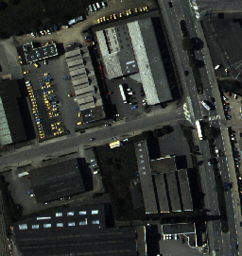
#> input picture TME8/Base/Aeriennes24.png, 242 x 256 px, given in place of paysages67.png, which was not available
$ jupyter execute --allow-errors TME8.ipynb   (text cells are left out)
#> lines starting #> are read from the running program, lines starting #| are printed output that depends on the picture; pictures that were not available may be replaced by others from this repository, and a replacement may not be noted
[cell 1]
# Load useful library

from PIL import Image
import matplotlib.pyplot as plt
import numpy as np
import scipy.signal
import scipy.ndimage
from skimage.color import rgb2hsv, hsv2rgb

# Usefull functions
def setColors(nH, nS, nV):
    """ int**3 -> Array[nH*nS*nV,3]*Array[nH,nS,nV,3]
        computes an RGB palette from a sampling of HSV values
    """
    pal1 = np.zeros((nH*nS*nV, 3))
    pal2 = np.zeros((nH, nS, nV, 3))
    tH, tS, tV = 1/(2*nH), 1/(2*nS), 1/(2*nV)

    idx = 0
    for i in range(nH):
        for j in range(nS):
            for k in range(nV):
                HSVval = np.array([[[i/nH + tH, j/nS + tS, k/nV + tV]]])
                pal1[idx, :] = hsv2rgb(HSVval)*255
                pal2[i, j, k, :] = hsv2rgb(HSVval)*255
                idx += 1
    return pal1, pal2

def viewQuantizedImage(I,pal):
    """ Array*Array -> Array
        Display an indexed image with colors according to pal
    """
    Iview = np.empty(I.shape)
    n, m, c = I.shape
    for i in range(n):
        for j in range(m):
            h, s, v = I[i, j, :]
            Iview[i, j, :] = pal[ int(h), int(s), int(v), :]
    print( Iview.max())
    plt.imshow(Iview/255)
    plt.show()

def display5mainColors(histo, pal):
    """ Array*Array -> NoneType
        Display the 5 main colors in histo
    """
    idx = np.argsort(histo)
    idx = idx[::-1]
    K = 5
    for i in range (K):
        Ia = np.zeros((1, 1, 3), dtype=np.uint8)
        Ia[0,0,0] = pal[idx[i], 0]
        Ia[0,0,1] = pal[idx[i], 1]
        Ia[0,0,2] = pal[idx[i], 2]
        plt.subplot(1, K, i+1)
        plt.imshow(Ia)
        plt.axis('off')
    plt.show()

def display20bestMatches(S, indexQuery):
    """ Array*int -> NoneType
    """
    L = S[indexQuery, :]
    Idx = np.argsort(L)[::-1]
    cpt = 1
    plt.figure(figsize=(15, 10))
    for idx in Idx[:20]:
        plt.subplot(5, 4, cpt)
        indexQuery = idx
        imageName = (pathImage+listImage[indexQuery]).strip()
        plt.imshow(np.array(Image.open(imageName))/255.)
        plt.title(listImage[indexQuery])
        plt.axis('off')
        cpt += 1
    plt.show()

[cell 2]
def quantize(v, K):
    # Vérifier que la valeur v est dans la plage [0, 1]
    if v < 0 or v > 1:
        raise ValueError("La valeur v doit être dans la plage [0, 1]")

    # Calculer la taille de chaque intervalle
    interval_size = 1 / K

    # Quantifier la valeur v en fonction de l'intervalle
    quantized_interval = int(v / interval_size)

    # Retourner le résultat en s'assurant que la valeur est dans la plage correcte
    return min(quantized_interval, K-1)

# You can test your function with the following lines:
h = np.zeros((8))
for i in range(256):
    h[quantize(i/255.,8)] += 1
print(h)
assert (h == 32*np.ones((8))).all()

[cell 3]
def quantizeImage(I, Nh, Ns, Nv):
    n, m, c = I.shape
    Iq = np.zeros((n, m, 3), dtype=int)
    histo = np.zeros((Nh, Ns, Nv), dtype=int)

    for i in range(n):
        for j in range(m):
            h, s, v = I[i, j, :]
            hq = quantize(h, Nh)
            sq = quantize(s, Ns)
            vq = quantize(v, Nv)
            Iq[i, j, :] = np.array([hq, sq, vq])
            histo[hq, sq, vq] += 1

    return Iq, histo

[cell 4]
def NormalizeHistL2(histo):
    """ Array -> Array"""
    l2_norm = np.linalg.norm(histo, 2)
    normalized_histo = histo / l2_norm
    return normalized_histo

[cell 5]
def hsv_image(name,H,S,V):
#> called with name = 'paysages67.png', H = 12, S = 3, V = 8
    PathImage = './Base/'
    nom = name

    # quantization parameters
    nH = H
    nS = S
    nV = V


    filename= nom;
    I = np.array(Image.open(PathImage + filename))
#> I is the input picture: shape (256, 242, 3); mean R, G, B 50.7, 54.3, 49.8
    I = I / 255.  # I values range in [0,1]
    plt.figure();
    plt.imshow(I);
    plt.title("Image original")
    plt.show()

    # conversion RGB->HSV
    J = rgb2hsv(I)
#> J: shape (256, 242, 3) float64; mean of channels 0, 1, 2 0.375, 0.179, 0.219

    # color palette computation
    palette, palette2 = setColors( nH, nS , nV );

    # Image quantization (your function)
    Iq, histo = quantizeImage(J, nH, nS, nV)
#> after the loop in quantizeImage, `for i in range(n):`: Iq: shape (256, 242, 3) int64; mean of channels 0, 1, 2 4.14, 0.126, 1.26

    # Visualisation of quantized image
    plt.figure();
    plt.title("Quantized Image")
    viewQuantizedImage(Iq , palette2)
#> after the loop in viewQuantizedImage, `for i in range(n):`: Iview: shape (256, 242, 3) float64; mean of channels 0, 1, 2 49.2, 54.2, 48.8
#| 239.0625

    # flat a 3D histogram to 1D
    histo = histo.flat

    # Histogram normalization (your function)
    histo = NormalizeHistL2(histo)

    plt.figure()
    plt.plot(histo)
    plt.title("hist")
    plt.show()
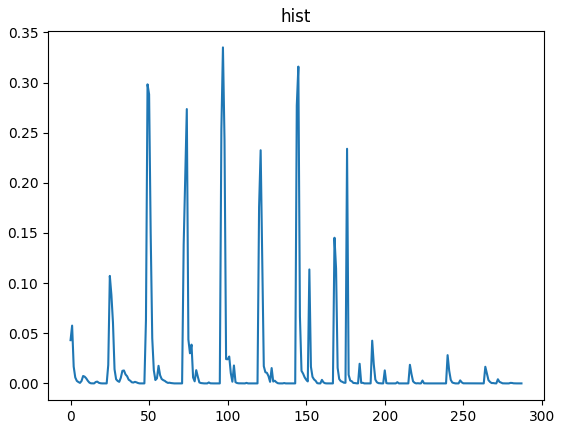
#> figure drawn by matplotlib, 1 panel; curve peaks at x = 97, y = 0.335

    ## Determine 5 more frequent colors
    idx_most_prevalent = (-histo).argsort()[:5]
    hsv_most_prevalent = [np.unravel_index(idx,( nH, nS , nV )) for idx in idx_most_prevalent]


    print("Top 5 colors :")
    display5mainColors(histo, palette)
#> in display5mainColors, `plt.show()`:
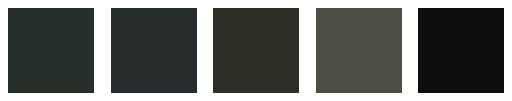
#> figure drawn by matplotlib, 5 panels

    print(hsv_most_prevalent)
#| [(4, 0, 1), (6, 0, 1), (2, 0, 1), (2, 0, 2), (6, 0, 0)]

[cell 6]
hsv_image('paysages67.png', 12,3,8)

[cell 7]
hsv_image('paysages67.png', 5,5,5)
#> call 2 of hsv_image, with name = 'paysages67.png', H = 5, S = 5, V = 5
#> after the loop in quantizeImage (call 2), `for i in range(n):`: Iq: shape (256, 242, 3) int64; mean of channels 0, 1, 2 1.36, 0.395, 0.628
#> after the loop in viewQuantizedImage (call 2), `for i in range(n):`: Iview: shape (256, 242, 3) float64; mean of channels 0, 1, 2 51.7, 55.8, 51.8
#| 229.5
#> in viewQuantizedImage (call 2), `plt.show()`:
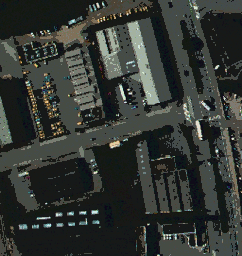
#> shown: shape (256, 242, 3) float64; mean R, G, B 0.203, 0.219, 0.203
#> in hsv_image (call 2), `plt.show()`:
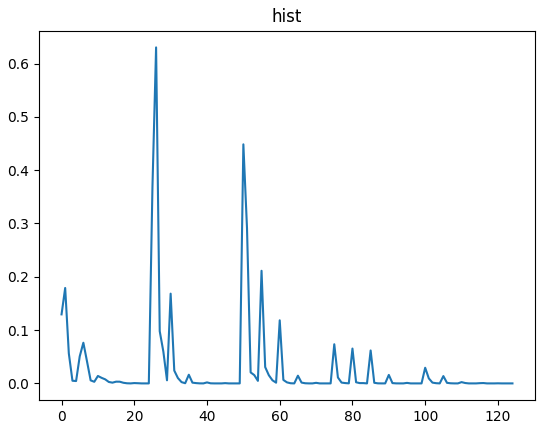
#> figure drawn by matplotlib, 1 panel; curve peaks at x = 26, y = 0.63
#> in display5mainColors (call 2), `plt.show()`:
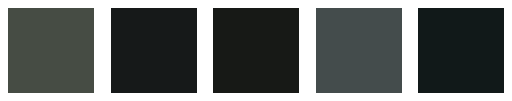
#> figure drawn by matplotlib, 5 panels
#| [(1, 0, 1), (2, 0, 0), (1, 0, 0), (2, 0, 1), (2, 1, 0)]

[cell 8]
hsv_image('Paysages81.png', 5,5,5)
#> call 3 of hsv_image, with name = 'Paysages81.png', H = 5, S = 5, V = 5
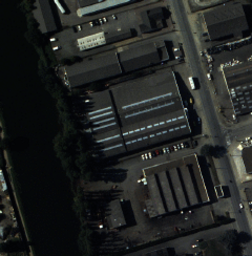
#> input picture TME8/Base/Aeriennes29.png, 252 x 256 px, given in place of Paysages81.png, which was not available
#> in hsv_image, I is the input picture: shape (256, 252, 3); mean R, G, B 34.1, 36.4, 34.9
#> in hsv_image (call 3), `J = rgb2hsv(I)`: J: shape (256, 252, 3) float64; mean of channels 0, 1, 2 0.425, 0.232, 0.149
#> after the loop in quantizeImage (call 3), `for i in range(n):`: Iq: shape (256, 252, 3) int64; mean of channels 0, 1, 2 1.62, 0.686, 0.342
#> after the loop in viewQuantizedImage (call 3), `for i in range(n):`: Iview: shape (256, 252, 3) float64; mean of channels 0, 1, 2 36.9, 40.4, 39.8
#| 229.5
#> in hsv_image (call 3), `plt.show()`:
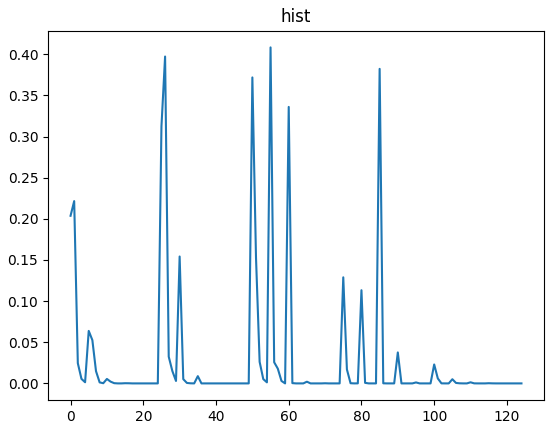
#> figure drawn by matplotlib, 1 panel; curve peaks at x = 55, y = 0.408
#> in display5mainColors (call 3), `plt.show()`:
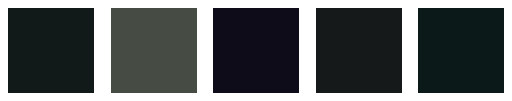
#> figure drawn by matplotlib, 5 panels
#| [(2, 1, 0), (1, 0, 1), (3, 2, 0), (2, 0, 0), (2, 2, 0)]
